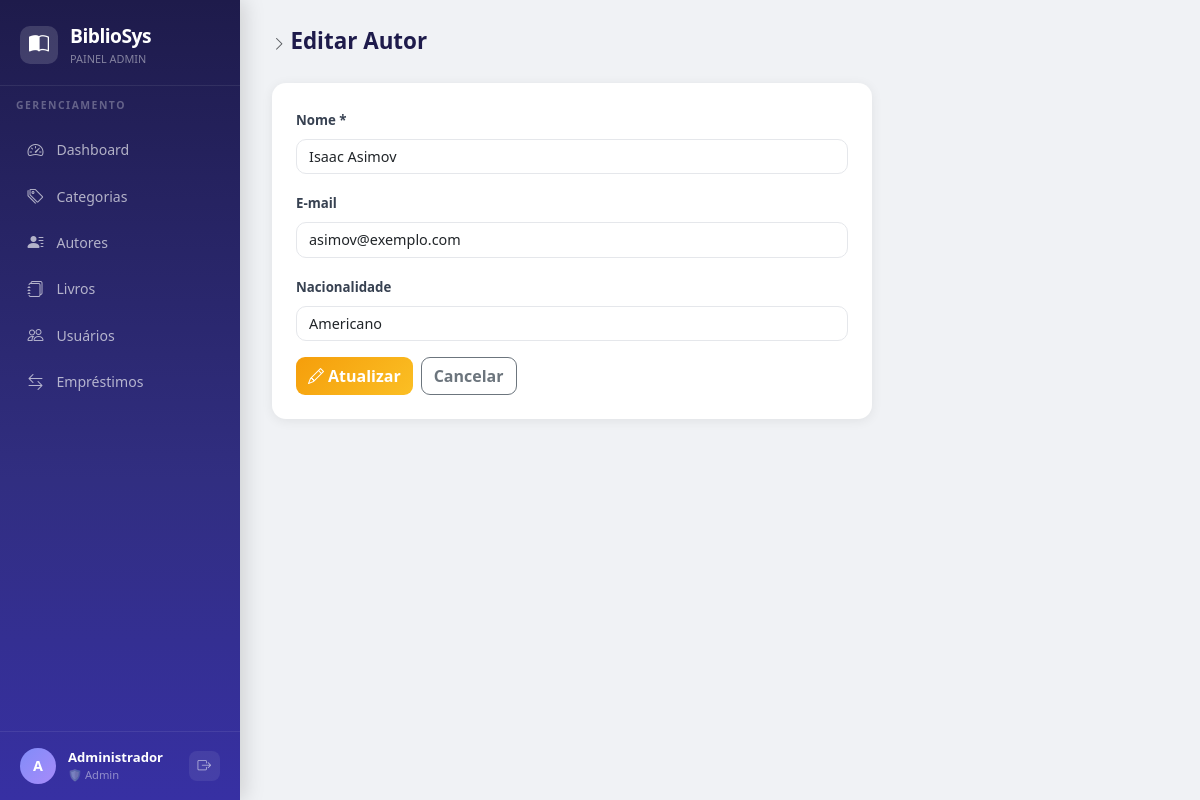
The page /pages/autores/edit.php?id=1 (signed in) on the database its author committed.
### tables this page shows
CREATE TABLE autores (
    id            INT UNSIGNED AUTO_INCREMENT PRIMARY KEY,
    nome          VARCHAR(150) NOT NULL,
    email         VARCHAR(150),
    nacionalidade VARCHAR(100),
    criado_em     DATETIME DEFAULT CURRENT_TIMESTAMP,
    atualizado_em DATETIME DEFAULT CURRENT_TIMESTAMP ON UPDATE CURRENT_TIMESTAMP
);

### config/auth.php (called while the page is built, shortened)
<?php
function usuarioLogadoRole(): string {
    return $_SESSION['usuario_role'] ?? 'usuario';
}

### classes/Autor.php (called while the page is built, shortened)
<?php
require_once __DIR__ . '/../config/database.php';
class Autor {
    private PDO $db;
    public function __construct() {
        $this->db = getConexao();
    }
    public function buscarPorId(int $id): array|false {
        $stmt = $this->db->prepare("SELECT * FROM autores WHERE id = :id");
        $stmt->execute([':id' => $id]);
        return $stmt->fetch();
    }
}

### config/database.php (called while the page is built, shortened)
<?php
function getConexao(): PDO {
    static $pdo = null;
    if ($pdo === null) {
        $dsn = "mysql:host=" . DB_HOST . ";dbname=" . DB_NAME . ";charset=" . DB_CHARSET;
        $opcoes = [
            PDO::ATTR_ERRMODE            => PDO::ERRMODE_EXCEPTION,
            PDO::ATTR_DEFAULT_FETCH_MODE => PDO::FETCH_ASSOC,
            PDO::ATTR_EMULATE_PREPARES   => false,
        ];
        try {
            $pdo = new PDO($dsn, DB_USER, DB_PASS, $opcoes);
        } catch (PDOException $e) {
            die('<div style="color:red;font-family:sans-serif;padding:20px;">
                <h2>Erro de Conexão com o Banco de Dados</h2>
                <p>' . htmlspecialchars($e->getMessage()) . '</p>
                <p>Verifique as configurações em <code>config/database.php</code></p>
            </div>');
        }
    }
    return $pdo;
}

### pages/autores/edit.php (the view, shortened to what this page needs)
<?php
require_once __DIR__ . '/../../config/auth.php';
require_once __DIR__ . '/../../config/layout.php';
require_once __DIR__ . '/../../classes/Autor.php';
$aut  = new Autor();
$id   = (int)($_GET['id'] ?? 0);
$item = $aut->buscarPorId($id);
?>
<div class="card p-4" style="max-width:600px;">
  <form method="post">
    <div class="mb-3">
      <label class="form-label">Nome *</label>
      <input type="text" name="nome" class="form-control" required maxlength="150"
             value="<?= htmlspecialchars($_POST['nome'] ?? $item['nome']) ?>">
    </div>
    <div class="mb-3">
      <label class="form-label">E-mail</label>
      <input type="email" name="email" class="form-control" maxlength="150"
             value="<?= htmlspecialchars($_POST['email'] ?? $item['email']) ?>">
    </div>
    <div class="mb-3">
      <label class="form-label">Nacionalidade</label>
      <input type="text" name="nacionalidade" class="form-control" maxlength="100"
             value="<?= htmlspecialchars($_POST['nacionalidade'] ?? $item['nacionalidade']) ?>">
    </div>
    <div class="d-flex gap-2">
      <button type="submit" class="btn btn-warning"><i class="bi bi-pencil me-1"></i>Atualizar</button>
      <a href="index.php" class="btn btn-outline-secondary">Cancelar</a>
    </div>
  </form>
</div>

### config/layout.php (style rules this page uses)
:root { --sidebar-bg: linear-gradient(180deg,#1e1b4b 0%,#312e81 60%,#3730a3 100%); --sidebar-w: 240px; --accent: #6366f1; --accent-light: #e0e7ff; }
body { background:#f0f2f5; font-family:"Segoe UI",sans-serif; margin:0; }
.card { border:none !important; border-radius:14px !important; box-shadow:0 2px 12px rgba(0,0,0,.07) !important; }
.btn { border-radius:9px; font-weight:600; }
.btn-warning { background:linear-gradient(135deg,#f59e0b,#fbbf24); border:none; color:#fff; }
.form-control, .form-select { border-radius:10px !important; border:1.5px solid #e5e7eb !important; font-size:.9rem; transition:border-color .2s, box-shadow .2s; }
.form-label { font-weight:600; font-size:.83rem; color:#374151; }

### rows shown on the page
autores: nome "Isaac Asimov", email "asimov@exemplo.com", nacionalidade "Americano"

### other values the page prints
$item['label'] "Dashboard"
$item['label'] "Categorias"
$item['label'] "Autores"
$item['label'] "Livros"
$item['label'] "Usuários"
$item['label'] "Empréstimos"
$inicial "A"
$nome "Administrador"
$titulo "Editar Autor"
